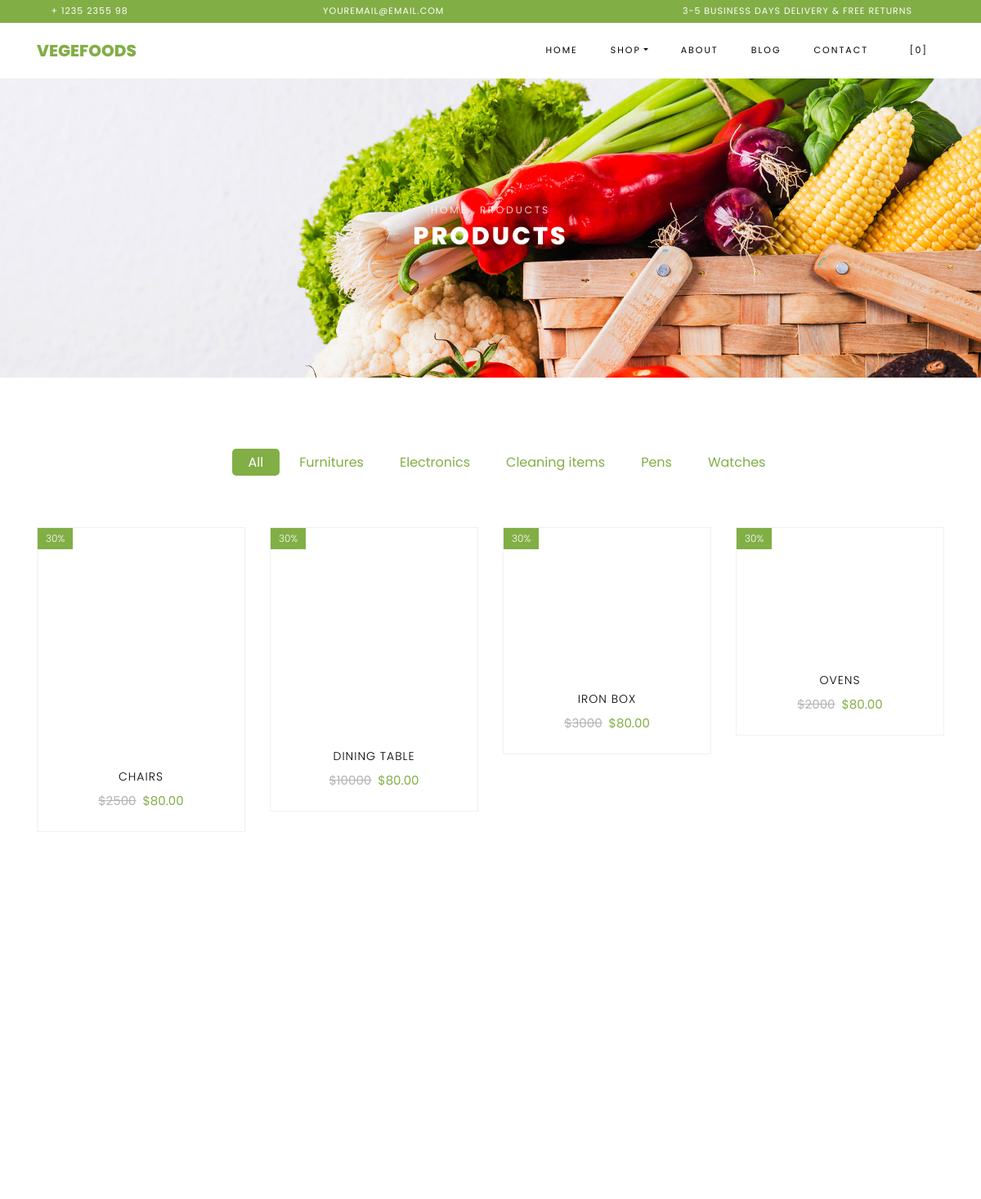
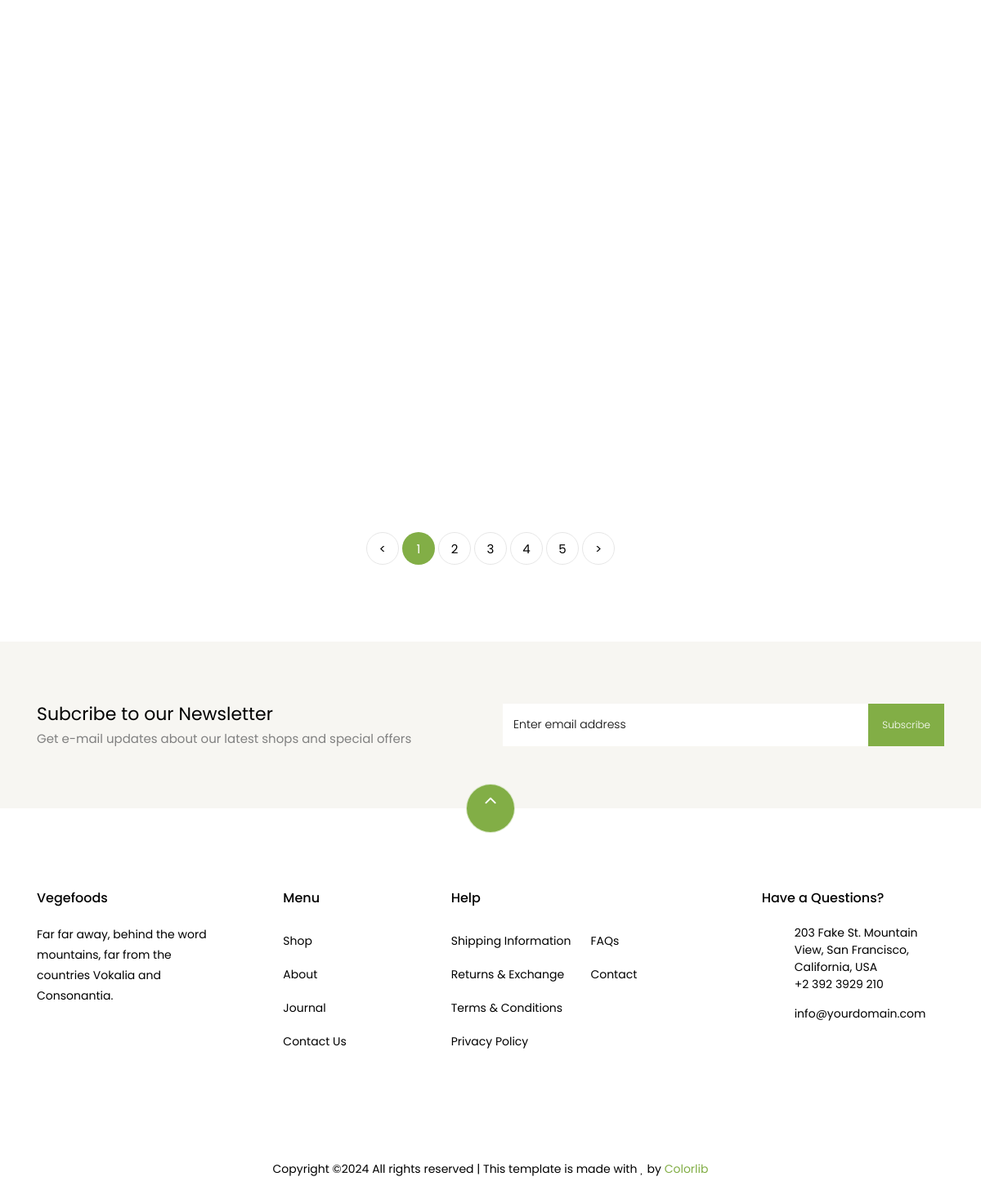
The page /shopApp/allproducts/ on the database its author committed (2 pictures, top to bottom).
### dashApp/models.py (models this page shows)
class catDb(models.Model):
    CategoryName = models.CharField(max_length=200, null=True, blank=True)
    Description = models.CharField(max_length=200, null=True, blank=True)
    Image = models.ImageField(upload_to="Category Images",null=True, blank=True)

class proDb(models.Model):
    Category = models.CharField(max_length=200, null=True, blank=True)
    ProductName = models.CharField(max_length=200, null=True, blank=True)
    Price = models.CharField(max_length=200, null=True, blank=True)
    ProductDescription = models.CharField(max_length=200, null=True, blank=True)
    Quantity = models.IntegerField(null=True, blank=True)
    ProductImage = models.ImageField(upload_to="Category Images", null=True, blank=True)

### shopApp/views.py (the view)
# urls.py: path('allproducts/',views.allproducts,name='allproducts'),
def allproducts(req):
    category = catDb.objects.all()
    prods = proDb.objects.all()
    return render(req, 'allproducts.html', {'category':category, 'prods':prods})

### shopApp/templates/allproducts.html (shortened to what this page needs)
<!DOCTYPE html>
{% load static %}
<html lang="en">
  <head>
    <link rel="stylesheet" href="{% static 'fronts/assets/css/open-iconic-bootstrap.min.css' %}">
    <link rel="stylesheet" href="{% static 'fronts/assets/css/animate.css' %}">
    <link rel="stylesheet" href="{% static 'fronts/assets/css/owl.carousel.min.css' %}">
    <link rel="stylesheet" href="{% static 'fronts/assets/css/owl.theme.default.min.css' %}">
    <link rel="stylesheet" href="{% static 'fronts/assets/css/magnific-popup.css' %}">
    <link rel="stylesheet" href="{% static 'fronts/assets/css/aos.css' %}">
    <link rel="stylesheet" href="{% static 'fronts/assets/css/ionicons.min.css' %}">
    <link rel="stylesheet" href="{% static 'fronts/assets/css/bootstrap-datepicker.css' %}">
    <link rel="stylesheet" href="{% static 'fronts/assets/css/jquery.timepicker.css' %}">
    <link rel="stylesheet" href="{% static 'fronts/assets/css/flaticon.css' %}">
    <link rel="stylesheet" href="{% static 'fronts/assets/css/icomoon.css' %}">
    <link rel="stylesheet" href="{% static 'fronts/assets/css/style.css' %}">
  </head>
  <body class="goto-here">
		<div class="py-1 bg-primary">
    	<div class="container">
    		<div class="row no-gutters d-flex align-items-start align-items-center px-md-0">
	    		<div class="col-lg-12 d-block">
		    		<div class="row d-flex">
		    			<div class="col-md pr-4 d-flex topper align-items-center">
					    	<div class="icon mr-2 d-flex justify-content-center align-items-center"><span class="icon-phone2"></span></div>
						    <span class="text">+ 1235 2355 98</span>
					    </div>
					    <div class="col-md pr-4 d-flex topper align-items-center">
					    	<div class="icon mr-2 d-flex justify-content-center align-items-center"><span class="icon-paper-plane"></span></div>
						    <span class="text">youremail@email.com</span>
					    </div>
					    <div class="col-md-5 pr-4 d-flex topper align-items-center text-lg-right">
						    <span class="text">3-5 Business days delivery &amp; Free Returns</span>
					    </div>
				    </div>
			    </div>
		    </div>
		  </div>
    </div>
    <nav class="navbar navbar-expand-lg navbar-dark ftco_navbar bg-dark ftco-navbar-light" id="ftco-navbar">
	    <div class="container">
	      <a class="navbar-brand" href="index.html">Vegefoods</a>
	      <div class="collapse navbar-collapse" id="ftco-nav">
	        <ul class="navbar-nav ml-auto">
	          <li class="nav-item"><a href="index.html" class="nav-link">Home</a></li>
	          <li class="nav-item active dropdown">
              <a class="nav-link dropdown-toggle" href="#" id="dropdown04" data-toggle="dropdown" aria-haspopup="true" aria-expanded="false">Shop</a>
            </li>
	          <li class="nav-item"><a href="about.html" class="nav-link">About</a></li>
	          <li class="nav-item"><a href="blog.html" class="nav-link">Blog</a></li>
	          <li class="nav-item"><a href="{% url 'shopcontact' %}" class="nav-link">Contact</a></li>
	          <li class="nav-item cta cta-colored"><a href="{% url 'cart' %}" class="nav-link"><span class="icon-shopping_cart"></span>[0]</a></li>
	        </ul>
	      </div>
	    </div>
	  </nav>
    <div class="hero-wrap hero-bread" style="background-image: url({% static 'fronts/assets/images/bg_1.jpg' %});">
      <div class="container">
        <div class="row no-gutters slider-text align-items-center justify-content-center">
          <div class="col-md-9 ftco-animate text-center">
          	<p class="breadcrumbs"><span class="mr-2"><a href="index.html">Home</a></span> <span>Products</span></p>
            <h1 class="mb-0 bread">Products</h1>
          </div>
        </div>
      </div>
    </div>
    <section class="ftco-section">
    	<div class="container">
    		<div class="row justify-content-center">
    			<div class="col-md-10 mb-5 text-center">
    				<ul class="product-category">
    					<li><a href="#" class="active">All</a></li>
                        {% for d in category %}
    					<li><a href="#">{{d.CategoryName}}</a></li>
                        {% endfor %}
    				</ul>
    			</div>
    		</div>
    		<div class="row">
                {% for d in prods %}
    			<div class="col-md-6 col-lg-3 ftco-animate">
    				<div class="product">
    					<a href="#" class="img-prod"><img class="img-fluid" src="{{d.ProductImage.url}}" alt="Colorlib Template" height="200px">
    						<span class="status">30%</span>
    					</a>
    					<div class="text py-3 pb-4 px-3 text-center">
    						<h3><a href="#">{{d.ProductName}}</a></h3>
    						<div class="d-flex">
    							<div class="pricing">
		    						<p class="price"><span class="mr-2 price-dc">${{d.Price}}</span><span class="price-sale">$80.00</span></p>
		    					</div>
	    					</div>
    					</div>
    				</div>
    			</div>
                {% endfor %}
    		</div>
    		<div class="row mt-5">
          <div class="col text-center">
            <div class="block-27">
              <ul>
                <li><a href="#">&lt;</a></li>
                <li class="active"><span>1</span></li>
                <li><a href="#">2</a></li>
                <li><a href="#">3</a></li>
                <li><a href="#">4</a></li>
                <li><a href="#">5</a></li>
                <li><a href="#">&gt;</a></li>
              </ul>
            </div>
          </div>
        </div>
    	</div>
    </section>
		<section class="ftco-section ftco-no-pt ftco-no-pb py-5 bg-light">
      <div class="container py-4">
        <div class="row d-flex justify-content-center py-5">
          <div class="col-md-6">
          	<h2 style="font-size: 22px;" class="mb-0">Subcribe to our Newsletter</h2>
          	<span>Get e-mail updates about our latest shops and special offers</span>
          </div>
          <div class="col-md-6 d-flex align-items-center">
            <form action="#" class="subscribe-form">
              <div class="form-group d-flex">
                <input type="text" class="form-control" placeholder="Enter email address">
                <input type="submit" value="Subscribe" class="submit px-3">
              </div>
            </form>
          </div>
        </div>
      </div>
    </section>
    <footer class="ftco-footer ftco-section">
      <div class="container">
      	<div class="row">
      		<div class="mouse">
						<a href="#" class="mouse-icon">
							<div class="mouse-wheel"><span class="ion-ios-arrow-up"></span></div>
						</a>
					</div>
      	</div>
        <div class="row mb-5">
          <div class="col-md">
            <div class="ftco-footer-widget mb-4">
              <h2 class="ftco-heading-2">Vegefoods</h2>
              <p>Far far away, behind the word mountains, far from the countries Vokalia and Consonantia.</p>
              <ul class="ftco-footer-social list-unstyled float-md-left float-lft mt-5">
              </ul>
            </div>
          </div>
          <div class="col-md">
            <div class="ftco-footer-widget mb-4 ml-md-5">
              <h2 class="ftco-heading-2">Menu</h2>
              <ul class="list-unstyled">
                <li><a href="#" class="py-2 d-block">Shop</a></li>
                <li><a href="#" class="py-2 d-block">About</a></li>
                <li><a href="#" class="py-2 d-block">Journal</a></li>
                <li><a href="#" class="py-2 d-block">Contact Us</a></li>
              </ul>
            </div>
          </div>
          <div class="col-md-4">
             <div class="ftco-footer-widget mb-4">
              <h2 class="ftco-heading-2">Help</h2>
              <div class="d-flex">
	              <ul class="list-unstyled mr-l-5 pr-l-3 mr-4">
	                <li><a href="#" class="py-2 d-block">Shipping Information</a></li>
	                <li><a href="#" class="py-2 d-block">Returns &amp; Exchange</a></li>
	                <li><a href="#" class="py-2 d-block">Terms &amp; Conditions</a></li>
	                <li><a href="#" class="py-2 d-block">Privacy Policy</a></li>
	              </ul>
	              <ul class="list-unstyled">
	                <li><a href="#" class="py-2 d-block">FAQs</a></li>
	                <li><a href="#" class="py-2 d-block">Contact</a></li>
	              </ul>
	            </div>
            </div>
          </div>
          <div class="col-md">
            <div class="ftco-footer-widget mb-4">
            	<h2 class="ftco-heading-2">Have a Questions?</h2>
            	<div class="block-23 mb-3">
	              <ul>
	                <li><span class="icon icon-map-marker"></span><span class="text">203 Fake St. Mountain View, San Francisco, California, USA</span></li>
	                <li><a href="#"><span class="icon icon-phone"></span><span class="text">+2 392 3929 210</span></a></li>
	                <li><a href="#"><span class="icon icon-envelope"></span><span class="text">info@yourdomain.com</span></a></li>
	              </ul>
	            </div>
            </div>
          </div>
        </div>
        <div class="row">
          <div class="col-md-12 text-center">
            <p>
						  Copyright &copy;<script>document.write(new Date().getFullYear());</script> All rights reserved | This template is made with <i class="icon-heart color-danger" aria-hidden="true"></i> by <a href="https://colorlib.com" target="_blank">Colorlib</a>
						</p>
          </div>
        </div>
      </div>
    </footer>
  </body>
</html>

### shopApp/static/fronts/assets/css/icomoon.css (style rules this page uses)
[class^="icon-"], [class*=" icon-"] { font-family: 'icomoon' !important; speak: none; font-style: normal; font-weight: normal; font-variant: normal; text-transform: none; line-height: 1; -webkit-font-smoothing: antialiased; -moz-osx-font-smoothing: grayscale; }
.icon-heart:before { content: "\f004"; }
.icon-map-marker:before { content: "\f041"; }
.icon-phone:before { content: "\f095"; }
.icon-envelope:before { content: "\f0e0"; }
.icon-paper-plane:before { content: "\f1d8"; }
.icon-phone2:before { content: "\e0cd"; }
.icon-shopping_cart:before { content: "\e8cc"; }

### rows shown on the page
catDb: CategoryName "Furnitures"
catDb: CategoryName "Electronics"
catDb: CategoryName "Cleaning items"
catDb: CategoryName "Pens"
catDb: CategoryName "Watches"
proDb: ProductName "CHAIRS", Price "2500"
proDb: ProductName "DINING TABLE", Price "10000"
proDb: ProductName "IRON BOX", Price "3000"
proDb: ProductName "OVENS", Price "2000"
